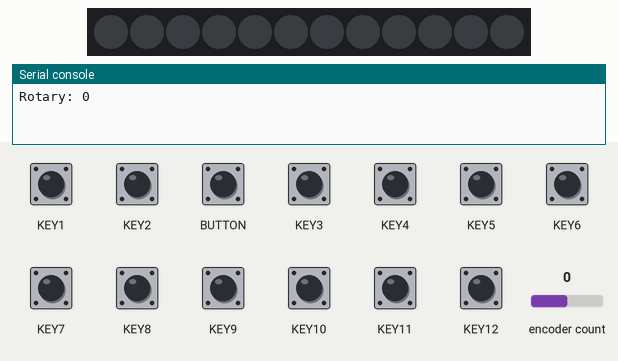
Simulated run of this program. Board: Adafruit MacroPad running CircuitPython. On the bench: 12 RGB LEDs in strip order, left to right, the last lines printed to the serial console. The inputs (shaded band) are chosen by the test bench; at power-on: KEY1–12 HIGH, encoder count 0. Dim RGB values are drawn brighter than linear.

Above: at 1.2 s.
1.3 s: KEY1 pulled LOW for 0.15 s
At 1.39 s:
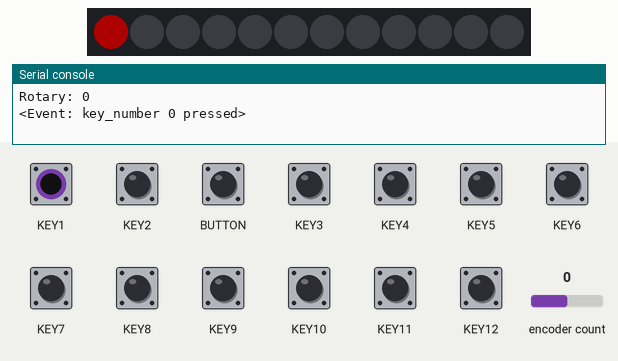
2.9 s: KEY2 pulled LOW for 0.15 s
At 2.99 s:
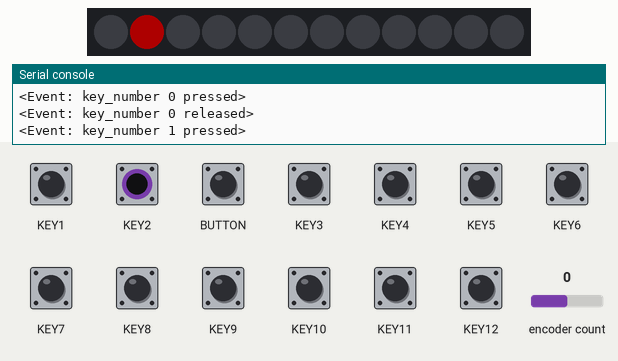
4.5 s: KEY3 pulled LOW for 0.15 s
At 4.59 s:
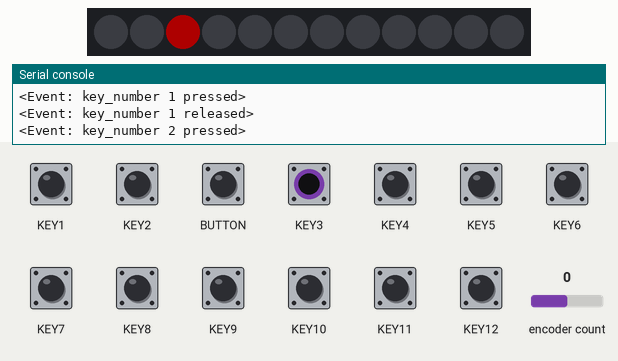
6.1 s: KEY4 pulled LOW for 0.15 s
At 6.19 s:
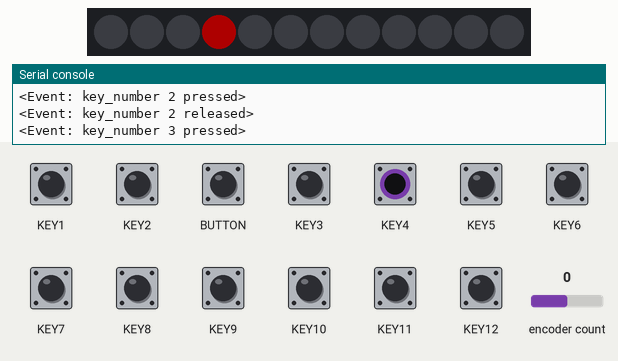
7.7 s: KEY5 pulled LOW for 0.15 s
At 7.79 s:
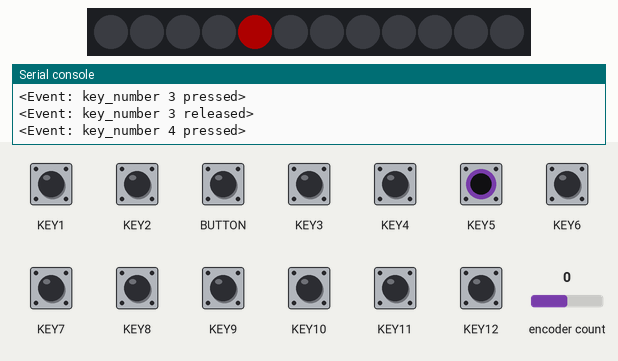
9.3 s: KEY6 pulled LOW for 0.15 s
At 9.39 s:
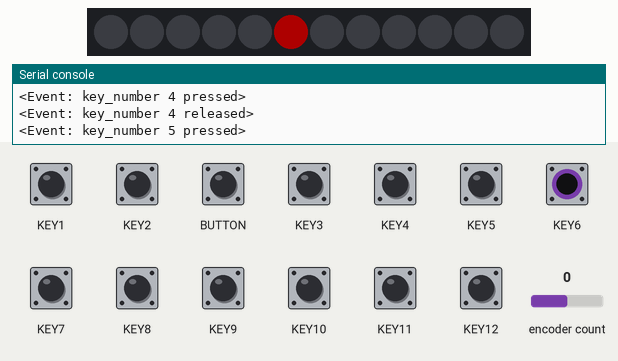
Timing chart, 0 to 11.9 s (numbered marks = the images above; inputs shaded):
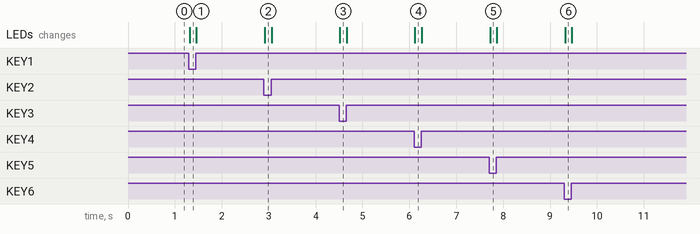

Measured:
- after the input at 1.3 s, the LEDs: change at once (image 1)
- after the input at 2.9 s, the LEDs: change at once (image 2)
- after the input at 4.5 s, the LEDs: change at once (image 3)
- after the input at 6.1 s, the LEDs: change at once (image 4)
- after the input at 7.7 s, the LEDs: change at once (image 5)
- after the input at 9.3 s, the LEDs: change at once (image 6)

The program:

code.py
```python
"""Keypad and rotary encoder example for Adafruit MacroPad"""
import board
import digitalio
import rotaryio
import neopixel
import keypad
from rainbowio import colorwheel


key_pins = (board.KEY1, board.KEY2, board.KEY3, board.KEY4, board.KEY5, board.KEY6,
            board.KEY7, board.KEY8, board.KEY9, board.KEY10, board.KEY11, board.KEY12)
keys = keypad.Keys(key_pins, value_when_pressed=False, pull=True)

encoder = rotaryio.IncrementalEncoder(board.ROTA, board.ROTB)
button = digitalio.DigitalInOut(board.BUTTON)
button.switch_to_input(pull=digitalio.Pull.UP)

pixels = neopixel.NeoPixel(board.NEOPIXEL, 12, brightness=0.2)

last_position = None
while True:
    if not button.value:
        pixels.brightness = 1.0
    else:
        pixels.brightness = 0.2

    position = encoder.position
    if last_position is None or position != last_position:
        print("Rotary:", position)
    last_position = position

    color_value = (position * 2) % 255

    event = keys.events.get()
    if event:
        print(event)
        if event.pressed:
            pixels[event.key_number] = colorwheel(color_value)
        else:
            pixels[event.key_number] = 0
```
